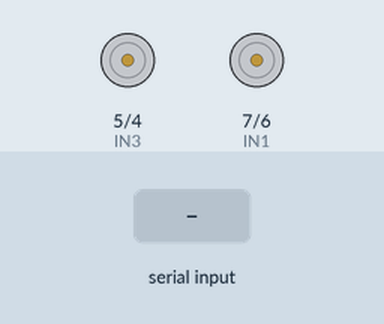
Recording of a sketch running on a simulated Arduino Uno, built with avr-gcc and run on an emulated ATmega328P. On the bench: motor-driver pin pairs drawn as motors (green arrow = first pin HIGH = forward, orange = second pin HIGH = backward, longer = more drive). The test bench sets the inputs (shaded band).

Above: at 1.2 s.
1.3 s: "1" received over Serial
At 1.45 s:
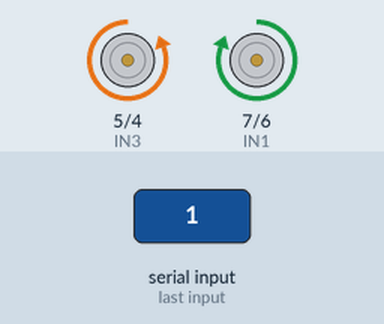
3.1 s: "2" received over Serial
At 3.25 s:
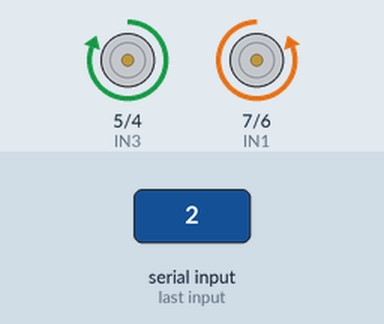
4.9 s: "3" received over Serial
At 5.4 s:
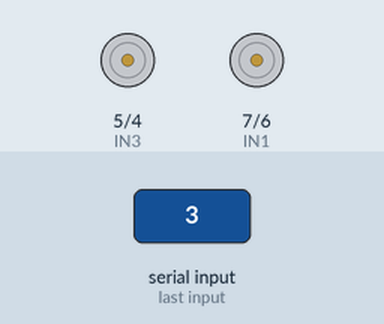
6.5 s: "4" received over Serial
At 7.8 s:
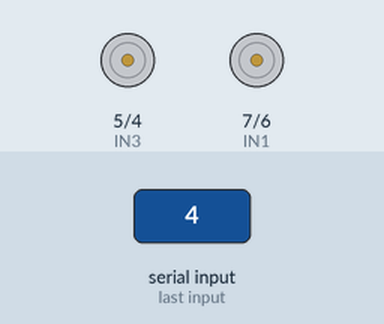
Timing chart, 0 to 9.1 s (numbered marks = the images above; inputs shaded):
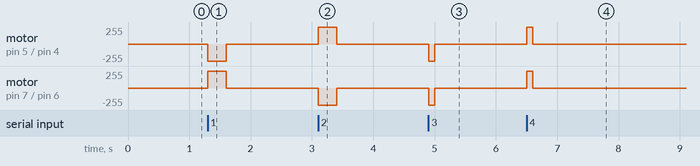

Measured:
- after the input at 1.3 s, motor on pin 5 (IN3) / pin 4 (IN4): stopped → backward 255/255 at once, → stopped 0.30 s later; motor on pin 7 (IN1) / pin 6 (IN2): stopped → forward 255/255 at once, → stopped 0.30 s later
- after the input at 3.1 s, motor on pin 5 (IN3) / pin 4 (IN4): stopped → forward 255/255 at once, → stopped 0.30 s later; motor on pin 7 (IN1) / pin 6 (IN2): stopped → backward 255/255 at once, → stopped 0.30 s later
- after the input at 4.9 s, motor on pin 5 (IN3) / pin 4 (IN4), motor on pin 7 (IN1) / pin 6 (IN2): stopped → backward 255/255 at once, → stopped 0.10 s later
- after the input at 6.5 s, motor on pin 5 (IN3) / pin 4 (IN4), motor on pin 7 (IN1) / pin 6 (IN2): stopped → forward 255/255 at once, → stopped 0.10 s later

The sketch:

robotSHmi.ino
```cpp
#define IN1 7
#define IN2 6
#define IN3 5
#define IN4 4
#define LED 13

bool ledState = false;
const int LONG = 300;
const int MID = 100;
const int SHORT = 50;

void setup()
{
    Serial.begin(9600);
    pinMode(IN1,OUTPUT);
    pinMode(IN2,OUTPUT);
    pinMode(IN3,OUTPUT);
    pinMode(IN4,OUTPUT);
}

void loop()
{
  if(ledState) digitalWrite(LED,HIGH);
  else digitalWrite(LED,LOW);

}

void serialEvent(){
  if(Serial.available()){
    char inChar = Serial.read();
    switch(inChar){
    case '1':{
       back(LONG);
       break;
     }
     case '2':{
       ahead(LONG);
       break;
     }
     case '3':{
       left(MID);
       break;
     }
     case '4':{
       right(MID);
       break;
     }


     case '5':{
      ahead(SHORT);
      break;
      }
     case '6':{
      back(SHORT);
      break;
      }
     case'7':{
        right(SHORT);
        break;
      }
     case '8':{
        left(SHORT);
        break;
        }


     case '9':{
       ledState=!ledState;
       break;
     }
    }
  }}

void ahead(int duration){
       digitalWrite(IN1,LOW);
       digitalWrite(IN2,HIGH);
       digitalWrite(IN3,HIGH);
       digitalWrite(IN4,LOW);
       delay(duration);
       digitalWrite(IN2,LOW);
       digitalWrite(IN3,LOW);
  }
void back(int duration){
       digitalWrite(IN1,HIGH);
       digitalWrite(IN2,LOW);
       digitalWrite(IN3,LOW);
       digitalWrite(IN4,HIGH);
       delay(duration);
       digitalWrite(IN1,LOW);
       digitalWrite(IN4,LOW);
  }
void right(int duration){
       digitalWrite(IN1,HIGH);
       digitalWrite(IN2,LOW);
       digitalWrite(IN3,HIGH);
       digitalWrite(IN4,LOW);
       delay(duration);
       digitalWrite(IN1,LOW);
       digitalWrite(IN3,LOW);
  }
void left(int duration){
       digitalWrite(IN1,LOW);
       digitalWrite(IN2,HIGH);
       digitalWrite(IN3,LOW);
       digitalWrite(IN4,HIGH);
       delay(duration);
       digitalWrite(IN2,LOW);
       digitalWrite(IN4,LOW);
  }
```
